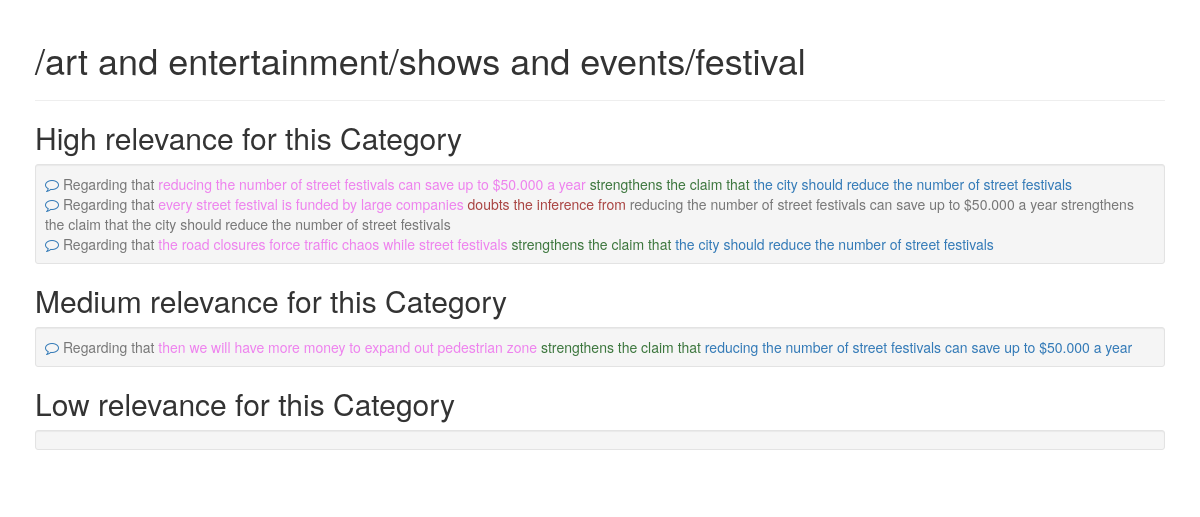
Page /w/category/1/ on the committed database.
### wiki/models.py (models this page shows, shortened)
class CategoryLabel(models.Model):
    label = models.TextField(unique=True)
    def __str__(self):
        return self.label

class Argument(models.Model):
    id = models.IntegerField(primary_key=True)
    text = models.TextField(null=True)
    upVotes = models.IntegerField()
    context_assessment = models.BooleanField()
    downVotes = models.IntegerField()
    lang = models.TextField()
    isSupportive = models.BooleanField()
    date = models.DateTimeField()
    under_position = models.ManyToManyField(Position)
    keywords = models.ManyToManyField('Keyword')
    concepts = models.ManyToManyField('Concept')
    categories = models.ManyToManyField('Category')
    information = models.ManyToManyField('Information')
    emotion = models.ForeignKey('Emotion', on_delete=models.CASCADE, null=True)
    attacked_argument = models.ForeignKey('Argument',
                                          on_delete=models.CASCADE,
                                          related_name='attackedargument',
                                          null=True)
    conclusion = models.ForeignKey('Conclusion',
                                   on_delete=models.CASCADE,
                                   null=True)
    premise_group = models.ForeignKey('PremiseGroup', on_delete=models.CASCADE)
    type = models.TextField(null=True)
    type_text = models.TextField(null=True)
    argument_acceptance = models.FloatField(null=True)
    conclusion_acceptability = models.FloatField(null=True)
    f_r_ease = models.IntegerField(null=True)
    ari = models.IntegerField(null=True)
    sound = models.FilePathField(null=True)
    sentiment_accuracy = models.FloatField(null=True)
    def __str__(self):
        premise = self.premise_group.__str__()
        conclusion = self.conclusion.__str__()
        if self.conclusion is None:
            conclusion = self.attacked_argument.__str__()
        return self.type_text.join([premise, conclusion])
    def conclusion_acceptability(self):
        self.premise_group.premise_acceptance()
        return self.premise_group.premise_group_acceptance * self.conditional_acceptability()

class PremiseGroup(models.Model):
    id = models.IntegerField(primary_key=True)
    information = models.ManyToManyField('Information')
    positive_inference = models.IntegerField(null=True)
    negative_inference = models.IntegerField(null=True)
    ratio_inference = models.FloatField(null=True)
    premise_group_acceptance = models.FloatField(null=True)
    def __str__(self):
        return ', '.join([premise.__str__() for premise in self.premise_set.all()])

class Premise(models.Model):
    id = models.IntegerField(primary_key=True)
    premiseGroup = models.ForeignKey(PremiseGroup, on_delete=models.CASCADE)
    statement = models.ForeignKey(Statement, on_delete=models.CASCADE)
    def __str__(self):
        return self.statement.__str__()

class Statement(models.Model):
    id = models.IntegerField(primary_key=True)
    isPosition = models.BooleanField()
    lang = models.TextField()
    new_calculation = models.IntegerField(default=0)
    statement_text = models.TextField(null=True)
    acceptance = models.FloatField(null=True)
    def __str__(self):
        return self.statement_text

class Conclusion(models.Model):
    id = models.IntegerField(primary_key=True)
    rebuts = models.IntegerField()
    supports = models.IntegerField()
    undercuts = models.IntegerField()
    statement = models.ForeignKey(Statement, on_delete=models.CASCADE)
    information = models.ManyToManyField('Information')
    inference_score = models.FloatField(null=True)
    conclusion_acceptability = models.FloatField(null=True)
    def __str__(self):
        return self.statement.__str__()

### wiki/views.py (the view)
# urls.py: path('category/<int:pk>/', views.DetailViewCategory.as_view(), name='category'),
class DetailViewCategory(DetailView):
    model = CategoryLabel
    template_name = 'wiki/detailCategory.html'

### wiki/templates/wiki/detailCategory.html (shortened to what this page needs)
<!DOCTYPE html>
<html lang="en">
<head>
    <link rel="stylesheet" href="https://maxcdn.bootstrapcdn.com/bootstrap/3.4.0/css/bootstrap.min.css">
    <link rel="stylesheet" href="https://cdnjs.cloudflare.com/ajax/libs/font-awesome/4.7.0/css/font-awesome.min.css">
    {% load static %}
    <link rel="stylesheet" type="text/css" href="{% static 'wiki/style.min.css' %}">
</head>
    <div class="container">
    <h1>{{categorylabel}}</h1>
        <p><hr>
    <dl>
        <h2>High relevance for this Category</h2>
        <div class="well well-sm">
        {% for category in categorylabel.category_set.all %}
            {% if category.relevance >= 0.9 %}
            {% for argument in category.argument_set.all %}
           <dd><a href = "{% url 'wiki:argument' argument.id %}"><i  class="fa fa-comment-o" aria-hidden="true"></i></a>
                <span class="text-muted">Regarding that</span>
                <a href="{% url 'wiki:premises' argument.premise_group.id %}"><font color="#ee82ee">{{argument.premise_group}}</font></a>
                {% if argument.isSupportive %}
                 <span class="text-success">{{argument.type_text}}</span>
                {% else %}
                <span class="text-danger">{{argument.type_text}}</span>
                {% endif %}
                {% if argument.conclusion %}
                <a href="{% url 'wiki:conclusion' argument.conclusion.id %}" class="text-secondary">{{argument.conclusion}}</a>
                {% else %}
                    <a href = "{% url 'wiki:argument' argument.attacked_argument.id %}" class="text-muted">{{argument.attacked_argument}}</a>
                {% endif %}
            </dd>
            {% endfor %}
            {% endif %}
            {% endfor %}
            </div>
        <h2>Medium relevance for this Category</h2>
        <div class="well well-sm">
    {% for category in categorylabel.category_set.all %}
        {% if category.relevance > 0.7 and category.relevance < 0.9 %}
        {% for argument in category.argument_set.all %}
       <dd><a href = "{% url 'wiki:argument' argument.id %}"><i  class="fa fa-comment-o" aria-hidden="true"></i></a>
            <span class="text-muted">Regarding that</span>
            <a href="{% url 'wiki:premises' argument.premise_group.id %}"><font color="#ee82ee">{{argument.premise_group}}</font></a>
            {% if argument.isSupportive %}
             <span class="text-success">{{argument.type_text}}</span>
            {% else %}
            <span class="text-danger">{{argument.type_text}}</span>
            {% endif %}
            {% if argument.conclusion %}
            <a href="{% url 'wiki:conclusion' argument.conclusion.id %}" class="text-secondary">{{argument.conclusion}}</a>
            {% else %}
                <a href = "{% url 'wiki:argument' argument.attacked_argument.id %}" class="text-muted">{{argument.attacked_argument}}</a>
            {% endif %}
        </dd>
        {% endfor %}
        {% endif %}
            {% endfor %}
        </div>
        <h2>Low relevance for this Category</h2>
        <div class="well well-sm">
               </div>
    </dl>
    </div>
</body>
</html>

### rows in the picture
CategoryLabel: label "/art and entertainment/shows and events/festival"
Argument: premise_group "reducing the number of street festivals can save up to $50.000 a year", type_text "strengthens the claim that", conclusion "the city should reduce the number of street festivals"
Argument: premise_group "every street festival is funded by large companies", type_text "doubts the inference from", attacked_argument "reducing the number of street festivals can save up to $50.000 a year strengthens the claim that the city should reduce the number of street festivals"
Argument: premise_group "the road closures force traffic chaos while street festivals", type_text "strengthens the claim that", conclusion "the city should reduce the number of street festivals"
Argument: premise_group "then we will have more money to expand out pedestrian zone", type_text "strengthens the claim that", conclusion "reducing the number of street festivals can save up to $50.000 a year"
